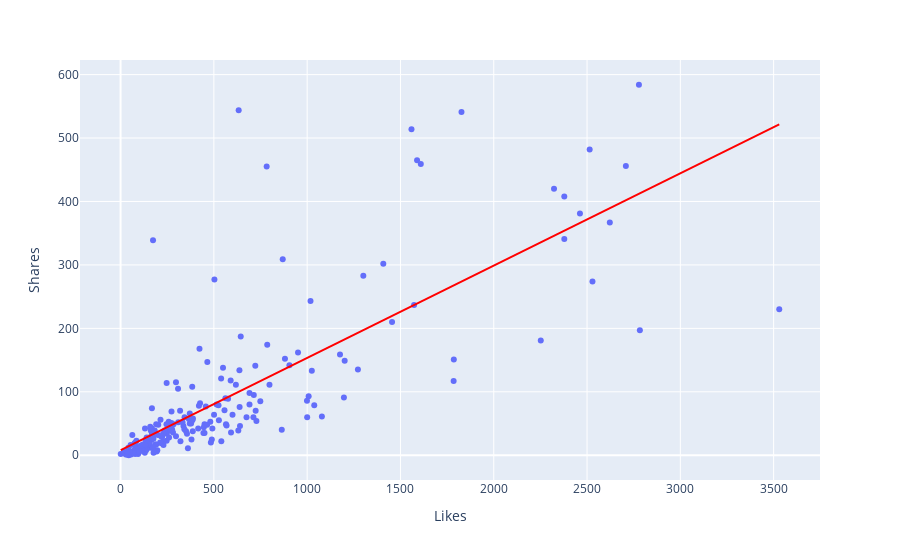
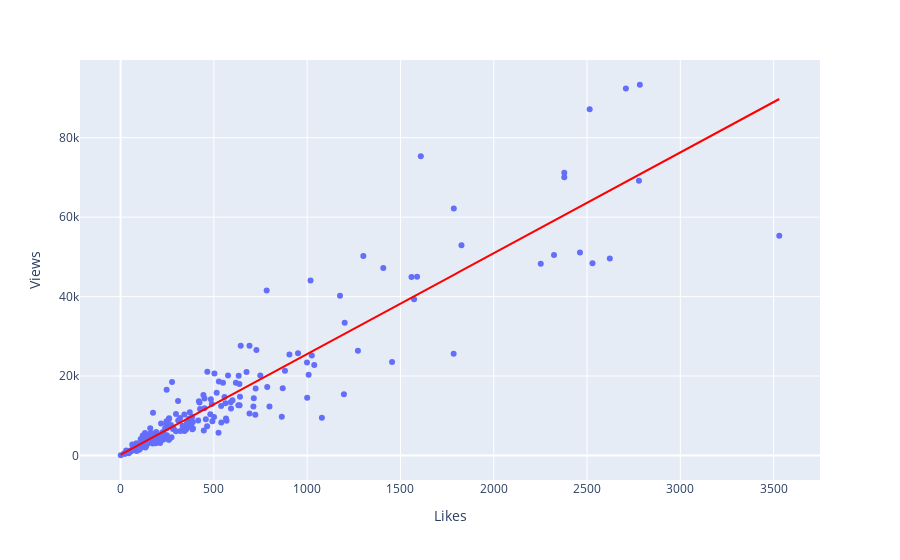

Here is the notebook cell these charts were saved with, in order:
### Code cell
# LINEARITY - To check for linearity we have to plot the dependent variable against the independent variable on the scatter plot 

fig_dp = px.scatter(data_cleaned,x='Likes',y='Shares',trendline='ols',trendline_color_override='red')
fig_dp.show()

fig_dp1 = px.scatter(data_cleaned, x='Likes',y='Views',trendline='ols',trendline_color_override='red')
fig_dp1.show()

### Figure 1 — Plotly figure (JSON) as saved in the notebook; plotly's stock layout.template omitted (floating-point values rounded to 4 significant figures; data arrays with more than 128 entries replaced by an {"elided": "..."} marker saying what was removed)
{"data": [{"hovertemplate": "Likes=%{x}<br>Shares=%{y}<extra></extra>", "legendgroup": "", "marker": {"color": "#636efa", "symbol": "circle"}, "mode": "markers", "name": "", "orientation": "v", "showlegend": false, "type": "scatter", "x": {"elided": "213 int values"}, "xaxis": "x", "y": {"elided": "213 int values"}, "yaxis": "y"}, {"hovertemplate": "<b>OLS trendline</b><br>Shares = 0.145488 * Likes + 7.84928<br>R<sup>2</sup>=0.606979<br><br>Likes=%{x}<br>Shares=%{y} <b>(trend)</b><extra></extra>", "legendgroup": "", "line": {"color": "red"}, "marker": {"color": "#636efa", "symbol": "circle"}, "mode": "lines", "name": "", "showlegend": false, "type": "scatter", "x": {"elided": "213 int values"}, "xaxis": "x", "y": {"elided": "213 float values"}, "yaxis": "y"}], "layout": {"legend": {"tracegroupgap": 0}, "margin": {"t": 60}, "xaxis": {"anchor": "y", "domain": [0, 1], "title": {"text": "Likes"}}, "yaxis": {"anchor": "x", "domain": [0, 1], "title": {"text": "Shares"}}}}

### Figure 2 — Plotly figure (JSON) as saved in the notebook; plotly's stock layout.template omitted (floating-point values rounded to 4 significant figures; data arrays with more than 128 entries replaced by an {"elided": "..."} marker saying what was removed)
{"data": [{"hovertemplate": "Likes=%{x}<br>Views=%{y}<extra></extra>", "legendgroup": "", "marker": {"color": "#636efa", "symbol": "circle"}, "mode": "markers", "name": "", "orientation": "v", "showlegend": false, "type": "scatter", "x": {"elided": "213 int values"}, "xaxis": "x", "y": {"elided": "213 int values"}, "yaxis": "y"}, {"hovertemplate": "<b>OLS trendline</b><br>Views = 25.3688 * Likes + 188.7<br>R<sup>2</sup>=0.848497<br><br>Likes=%{x}<br>Views=%{y} <b>(trend)</b><extra></extra>", "legendgroup": "", "line": {"color": "red"}, "marker": {"color": "#636efa", "symbol": "circle"}, "mode": "lines", "name": "", "showlegend": false, "type": "scatter", "x": {"elided": "213 int values"}, "xaxis": "x", "y": {"elided": "213 float values"}, "yaxis": "y"}], "layout": {"legend": {"tracegroupgap": 0}, "margin": {"t": 60}, "xaxis": {"anchor": "y", "domain": [0, 1], "title": {"text": "Likes"}}, "yaxis": {"anchor": "x", "domain": [0, 1], "title": {"text": "Views"}}}}
